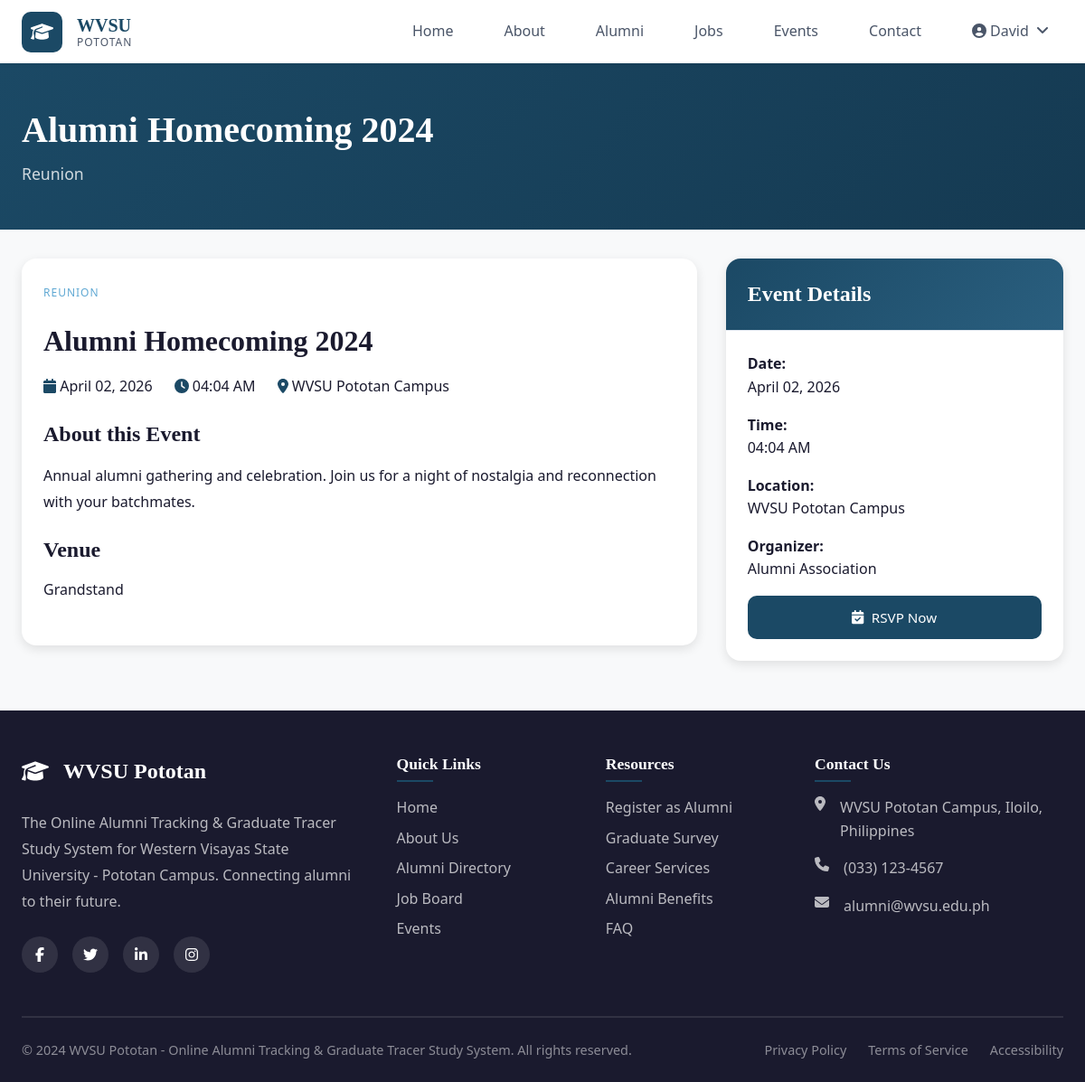
/events/1 (signed in), run on the app's committed database.
### app.py (models this page shows)
class AlumniProfile(db.Model):
    id = db.Column(db.Integer, primary_key=True)
    user_id = db.Column(db.Integer, db.ForeignKey('user.id'), nullable=False)
    first_name = db.Column(db.String(50), nullable=False)
    last_name = db.Column(db.String(50), nullable=False)
    middle_name = db.Column(db.String(50))
    gender = db.Column(db.String(20))
    date_of_birth = db.Column(db.Date)
    phone = db.Column(db.String(20))
    address = db.Column(db.Text)
    city = db.Column(db.String(100))
    province = db.Column(db.String(100))
    profile_photo = db.Column(db.String(200))
    facebook_link = db.Column(db.String(200))
    linkedin_link = db.Column(db.String(200))
    student_id = db.Column(db.String(50))
    degree = db.Column(db.String(100), nullable=False)
    year_graduated = db.Column(db.Integer)
    honors = db.Column(db.String(200))
    activities = db.Column(db.Text)
    employment_status = db.Column(db.String(50))  # employed, unemployed, self-employed, student
    current_employer = db.Column(db.String(200))
    job_position = db.Column(db.String(100))
    employment_duration = db.Column(db.String(50))
    salary_range = db.Column(db.String(50))
    work_location = db.Column(db.String(200))
    job_description = db.Column(db.Text)
    skills = db.Column(db.Text)
    certifications = db.Column(db.Text)
    volunteer_work = db.Column(db.Text)
    profile_completed = db.Column(db.Boolean, default=False)
    survey_completed = db.Column(db.Boolean, default=False)
    created_at = db.Column(db.DateTime, default=datetime.utcnow)
    updated_at = db.Column(db.DateTime, default=datetime.utcnow, onupdate=datetime.utcnow)

class Event(db.Model):
    id = db.Column(db.Integer, primary_key=True)
    title = db.Column(db.String(200), nullable=False)
    description = db.Column(db.Text)
    event_type = db.Column(db.String(50))  # gathering, career_fair, workshop, reunion
    event_date = db.Column(db.DateTime, nullable=False)
    end_date = db.Column(db.DateTime)
    location = db.Column(db.String(200))
    venue = db.Column(db.String(200))
    image = db.Column(db.String(200))
    organizer = db.Column(db.String(100))
    contact_email = db.Column(db.String(120))
    registration_required = db.Column(db.Boolean, default=False)
    max_attendees = db.Column(db.Integer)
    is_published = db.Column(db.Boolean, default=True)
    created_at = db.Column(db.DateTime, default=datetime.utcnow)

### app.py (the view)
@app.route('/events/<int:event_id>')
def event_detail(event_id):
    event = Event.query.get_or_404(event_id)
    return render_template('event_detail.html', event=event)

### app.py (called while the page is built)
@login_manager.user_loader
def load_user(user_id):
    return User.query.get(int(user_id))

### templates/event_detail.html (shortened to what this page needs)
{% extends "base.html" %}
{% block content %}
<div class="page-header">
    <div class="container">
        <div class="page-header-content">
            <h1>{{ event.title }}</h1>
            <p>{{ event.event_type|replace('_', ' ')|title }}</p>
        </div>
    </div>
</div>
<div class="container" style="padding-bottom: var(--space-xxl);">
    <div style="display: grid; grid-template-columns: 2fr 1fr; gap: var(--space-xl);">
        <div>
            <div class="card" style="margin-bottom: var(--space-lg);">
                <div class="card-body">
                    <span class="event-type">{{ event.event_type|replace('_', ' ')|title }}</span>
                    <h2 style="margin: var(--space-md) 0;">{{ event.title }}</h2>
                    <div style="display: flex; flex-wrap: wrap; gap: var(--space-lg); margin-bottom: var(--space-lg);">
                        <div>
                            <i class="fas fa-calendar" style="color: var(--primary);"></i>
                            <span>{{ event.event_date.strftime('%B %d, %Y') }}</span>
                        </div>
                        <div>
                            <i class="fas fa-clock" style="color: var(--primary);"></i>
                            <span>{{ event.event_date.strftime('%I:%M %p') }}</span>
                        </div>
                        <div>
                            <i class="fas fa-map-marker-alt" style="color: var(--primary);"></i>
                            <span>{{ event.location }}</span>
                        </div>
                    </div>
                    {% if event.description %}
                    <h3 style="margin-bottom: var(--space-md);">About this Event</h3>
                    <p style="line-height: 1.8; margin-bottom: var(--space-lg);">{{ event.description }}</p>
                    {% endif %}
                    {% if event.venue %}
                    <h3 style="margin-bottom: var(--space-md);">Venue</h3>
                    <p style="margin-bottom: var(--space-lg);">{{ event.venue }}</p>
                    {% endif %}
                </div>
            </div>
        </div>
        <div>
            <div class="card">
                <div class="card-header">
                    <h3>Event Details</h3>
                </div>
                <div class="card-body">
                    <div style="margin-bottom: var(--space-md);">
                        <strong>Date:</strong>
                        <p>{{ event.event_date.strftime('%B %d, %Y') }}</p>
                    </div>
                    <div style="margin-bottom: var(--space-md);">
                        <strong>Time:</strong>
                        <p>{{ event.event_date.strftime('%I:%M %p') }}</p>
                    </div>
                    <div style="margin-bottom: var(--space-md);">
                        <strong>Location:</strong>
                        <p>{{ event.location }}</p>
                    </div>
                    {% if event.organizer %}
                    <div style="margin-bottom: var(--space-md);">
                        <strong>Organizer:</strong>
                        <p>{{ event.organizer }}</p>
                    </div>
                    {% endif %}
                    <button class="btn btn-primary" style="width: 100%;">
                        <i class="fas fa-calendar-check"></i> RSVP Now
                    </button>
                </div>
            </div>
        </div>
    </div>
</div>
{% endblock %}

### templates/base.html (shortened to what this page needs)
<!DOCTYPE html>
<html lang="en">
<head>
    <link rel="stylesheet" href="https://cdnjs.cloudflare.com/ajax/libs/font-awesome/6.5.1/css/all.min.css">
    <link rel="stylesheet" href="{{ url_for('static', filename='css/style.css') }}">
</head>
<body>
    <nav class="navbar" id="navbar">
        <div class="nav-container">
            <a href="{{ url_for('index') }}" class="nav-logo">
                <div class="logo-icon">
                    <i class="fas fa-graduation-cap"></i>
                </div>
                <div class="logo-text">
                    <span class="logo-title">WVSU</span>
                    <span class="logo-subtitle">Pototan</span>
                </div>
            </a>
            <ul class="nav-menu" id="navMenu">
                <li class="nav-item"><a href="{{ url_for('index') }}" class="nav-link {% if request.endpoint == 'index' %}active{% endif %}">Home</a></li>
                <li class="nav-item"><a href="{{ url_for('about') }}" class="nav-link {% if request.endpoint == 'about' %}active{% endif %}">About</a></li>
                <li class="nav-item"><a href="{{ url_for('alumni_directory') }}" class="nav-link {% if request.endpoint == 'alumni_directory' %}active{% endif %}">Alumni</a></li>
                <li class="nav-item"><a href="{{ url_for('jobs') }}" class="nav-link {% if request.endpoint == 'jobs' %}active{% endif %}">Jobs</a></li>
                <li class="nav-item"><a href="{{ url_for('events') }}" class="nav-link {% if request.endpoint == 'events' %}active{% endif %}">Events</a></li>
                <li class="nav-item"><a href="{{ url_for('contact') }}" class="nav-link {% if request.endpoint == 'contact' %}active{% endif %}">Contact</a></li>
                {% if current_user.is_authenticated %}
                    {% if current_user.role == 'admin' %}
                    <li class="nav-item dropdown">
                        <a href="#" class="nav-link dropdown-toggle">
                            <i class="fas fa-user-shield"></i> Admin
                        </a>
                        <ul class="dropdown-menu">
                            <li><a href="{{ url_for('admin') }}"><i class="fas fa-cog"></i> Dashboard</a></li>
                            <li><a href="{{ url_for('analytics') }}"><i class="fas fa-chart-bar"></i> Analytics</a></li>
                            <li><a href="{{ url_for('admin_alumni') }}"><i class="fas fa-users"></i> Alumni</a></li>
                            <li><a href="{{ url_for('admin_jobs') }}"><i class="fas fa-briefcase"></i> Jobs</a></li>
                            <li><a href="{{ url_for('admin_events') }}"><i class="fas fa-calendar"></i> Events</a></li>
                            <li><a href="{{ url_for('admin_surveys') }}"><i class="fas fa-poll"></i> Surveys</a></li>
                            <li><a href="{{ url_for('logout') }}"><i class="fas fa-sign-out-alt"></i> Logout</a></li>
                        </ul>
                    </li>
                    {% else %}
                    <li class="nav-item dropdown">
                        <a href="#" class="nav-link dropdown-toggle">
                            <i class="fas fa-user-circle"></i> {{ current_user.profile.first_name if current_user.profile else 'Account' }}
                        </a>
                    </li>
                    {% endif %}
                {% else %}
                    <li class="nav-item"><a href="{{ url_for('login') }}" class="nav-btn btn-outline">Login</a></li>
                    <li class="nav-item"><a href="{{ url_for('register') }}" class="nav-btn btn-primary">Register</a></li>
                {% endif %}
            </ul>
        </div>
    </nav>
    <main>
        {% block content %}{% endblock %}
    </main>
    <footer class="footer">
        <div class="footer-container">
            <div class="footer-grid">
                <div class="footer-section">
                    <div class="footer-logo">
                        <i class="fas fa-graduation-cap"></i>
                        <span>WVSU Pototan</span>
                    </div>
                    <p class="footer-desc">
                        The Online Alumni Tracking & Graduate Tracer Study System for Western Visayas State University - Pototan Campus. Connecting alumni to their future.
                    </p>
                    <div class="footer-social">
                        <a href="#"><i class="fab fa-facebook-f"></i></a>
                        <a href="#"><i class="fab fa-twitter"></i></a>
                        <a href="#"><i class="fab fa-linkedin-in"></i></a>
                        <a href="#"><i class="fab fa-instagram"></i></a>
                    </div>
                </div>
                <div class="footer-section">
                    <h4>Quick Links</h4>
                    <ul class="footer-links">
                        <li><a href="{{ url_for('index') }}">Home</a></li>
                        <li><a href="{{ url_for('about') }}">About Us</a></li>
                        <li><a href="{{ url_for('alumni_directory') }}">Alumni Directory</a></li>
                        <li><a href="{{ url_for('jobs') }}">Job Board</a></li>
                        <li><a href="{{ url_for('events') }}">Events</a></li>
                    </ul>
                </div>
                <div class="footer-section">
                    <h4>Resources</h4>
                    <ul class="footer-links">
                        <li><a href="{{ url_for('register') }}">Register as Alumni</a></li>
                        <li><a href="{{ url_for('survey') }}">Graduate Survey</a></li>
                        <li><a href="#">Career Services</a></li>
                        <li><a href="#">Alumni Benefits</a></li>
                        <li><a href="#">FAQ</a></li>
                    </ul>
                </div>
                <div class="footer-section">
                    <h4>Contact Us</h4>
                    <ul class="footer-contact">
                        <li><i class="fas fa-map-marker-alt"></i> WVSU Pototan Campus, Iloilo, Philippines</li>
                        <li><i class="fas fa-phone"></i> (033) 123-4567</li>
                        <li><i class="fas fa-envelope"></i> alumni@wvsu.edu.ph</li>
                    </ul>
                </div>
            </div>
            <div class="footer-bottom">
                <p>&copy; 2024 WVSU Pototan - Online Alumni Tracking & Graduate Tracer Study System. All rights reserved.</p>
                <div class="footer-bottom-links">
                    <a href="#">Privacy Policy</a>
                    <a href="#">Terms of Service</a>
                    <a href="#">Accessibility</a>
                </div>
            </div>
        </div>
    </footer>
</body>
</html>

### data on the page
AlumniProfile: profile "David"
Event: title "Alumni Homecoming 2024", event_type "Reunion", event_type "REUNION", event_date "April 02, 2026", event_date "04:04 AM", location "WVSU Pototan Campus", description "Annual alumni gathering and celebration. Join us for a night of nostalgia and reconnection with your batchmates.", venue "Grandstand", organizer "Alumni Association"
